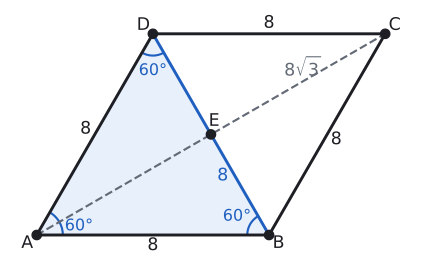

Here is the Python script that generated this plot:
import sys; sys.path.insert(0, "tools")
from cizim import *

P = lambda x, y: np.array([float(x), float(y)])
uz = lambda U, V: round(float(np.linalg.norm(U - V)), 4)
def acisi(K, U, V):
    u, v = U - K, V - K
    return round(float(np.degrees(np.arccos(np.dot(u, v) / np.linalg.norm(u) / np.linalg.norm(v)))), 3)
def birim(U, V):
    t = (V - U) / np.linalg.norm(V - U); return t, np.array([-t[1], t[0]])
def cetik(U, V, n=1, renk=SOLUK, f=0.5):
    M = U + f * (V - U); t, m = birim(U, V)
    for i in range(n):
        c = M + (i - (n - 1) / 2) * 0.2 * S * t
        ax.plot(*zip(c - 0.22 * S * m, c + 0.22 * S * m), color=renk, lw=1.5)
def olcu(U, V, metin, d=0.5, renk=YAZI, fs=13, f=0.5):
    """[UV] üzerinde f oranındaki noktaya, U->V yönünün soluna d*S uzağa yazı (d < 0: sağına)."""
    M = U + f * (V - U); _, m = birim(U, V)
    ax.text(*(M + d * S * m), metin, ha="center", va="center", color=renk, fontsize=fs)
def dik_isareti(K, U, V, r=0.4):
    a_ = (U - K) / np.linalg.norm(U - K) * r * S; b_ = (V - K) / np.linalg.norm(V - K) * r * S
    ax.plot(*zip(K + a_, K + a_ + b_, K + b_), color=SOLUK, lw=1.3)
def harf(Q, metin, dx, dy, renk=YAZI, fs=13):
    ax.text(Q[0] + dx * S, Q[1] + dy * S, metin, ha="center", va="center", color=renk, fontsize=fs)
def cizgi(U, V, renk=YAZI, lw=2.2, ls="-"):
    ax.plot(*zip(U, V), color=renk, lw=lw, ls=ls)
def basla(xmin, xmax, ymin, ymax, en=5.5):
    global fig, ax
    fig, ax = sekil(en, en * (ymax - ymin) / (xmax - xmin))
    ax.set_aspect("equal"); ax.axis("off"); ax.set_xlim(xmin, xmax); ax.set_ylim(ymin, ymax)
def dortgen(A, B, C, D, dolgu=None):
    if dolgu: ax.add_patch(patches.Polygon([A, B, C, D], closed=True, facecolor=dolgu, edgecolor="none"))
    ax.plot(*zip(A, B, C, D, A), color=YAZI)
    for Q in (A, B, C, D): nokta(ax, *Q, "")
def ucgen_dolgu(U, V, W, renk):
    ax.add_patch(patches.Polygon([U, V, W], closed=True, facecolor=renk, edgecolor="none"))
def eskenar(a, derece):
    """A(0,0), B(a,0), A'daki açı derece olan eşkenar dörtgen; E köşegenlerin kesişimi."""
    t = np.radians(derece)
    A, B, D = P(0, 0), P(a, 0), P(a * np.cos(t), a * np.sin(t)); C = B + D
    return A, B, C, D, (A + C) / 2
def koseler(A, B, C, D):
    harf(A, "A", -0.45, -0.4); harf(B, "B", 0.45, -0.4); harf(C, "C", 0.45, 0.4); harf(D, "D", -0.45, 0.4)

# Bölüm 4: kenar 8, m(A) = 60°. ABD eşkenar üçgen: |BD| = 8; |AC| = 8√3.
A, B, C, D, E = eskenar(8, 60)
S = 8 / 11
print("BD", uz(B, D), "AC", uz(A, C), "8kok3", round(8 * np.sqrt(3), 4), "ABD", acisi(B, A, D), "ADB", acisi(D, A, B))
basla(-1.0, C[0] + 1.0, -0.9, C[1] + 0.9)
ucgen_dolgu(A, B, D, MAVI_ACIK)
dortgen(A, B, C, D); koseler(A, B, C, D)
cizgi(B, D, MAVI); cizgi(A, C, SOLUK, 1.6, "--")
nokta(ax, *E, ""); harf(E, "E", 0.15, 0.62)
olcu(A, B, "8", -0.5); olcu(D, A, "8", -0.5); olcu(B, C, "8", -0.5); olcu(C, D, "8", -0.5)
olcu(B, D, "8", 0.5, MAVI, f=0.32)
olcu(A, C, r"$8\sqrt{3}$", 0.55, SOLUK, f=0.78)
aci(ax, A, B, D, r=0.9, renk=MAVI); harf(A, "60°", 2.0, 0.42, MAVI, 12)
aci(ax, B, D, A, r=0.75, ad="60°", renk=MAVI); aci(ax, D, A, B, r=0.75, ad="60°", renk=MAVI)
kaydet(fig, __file__)
